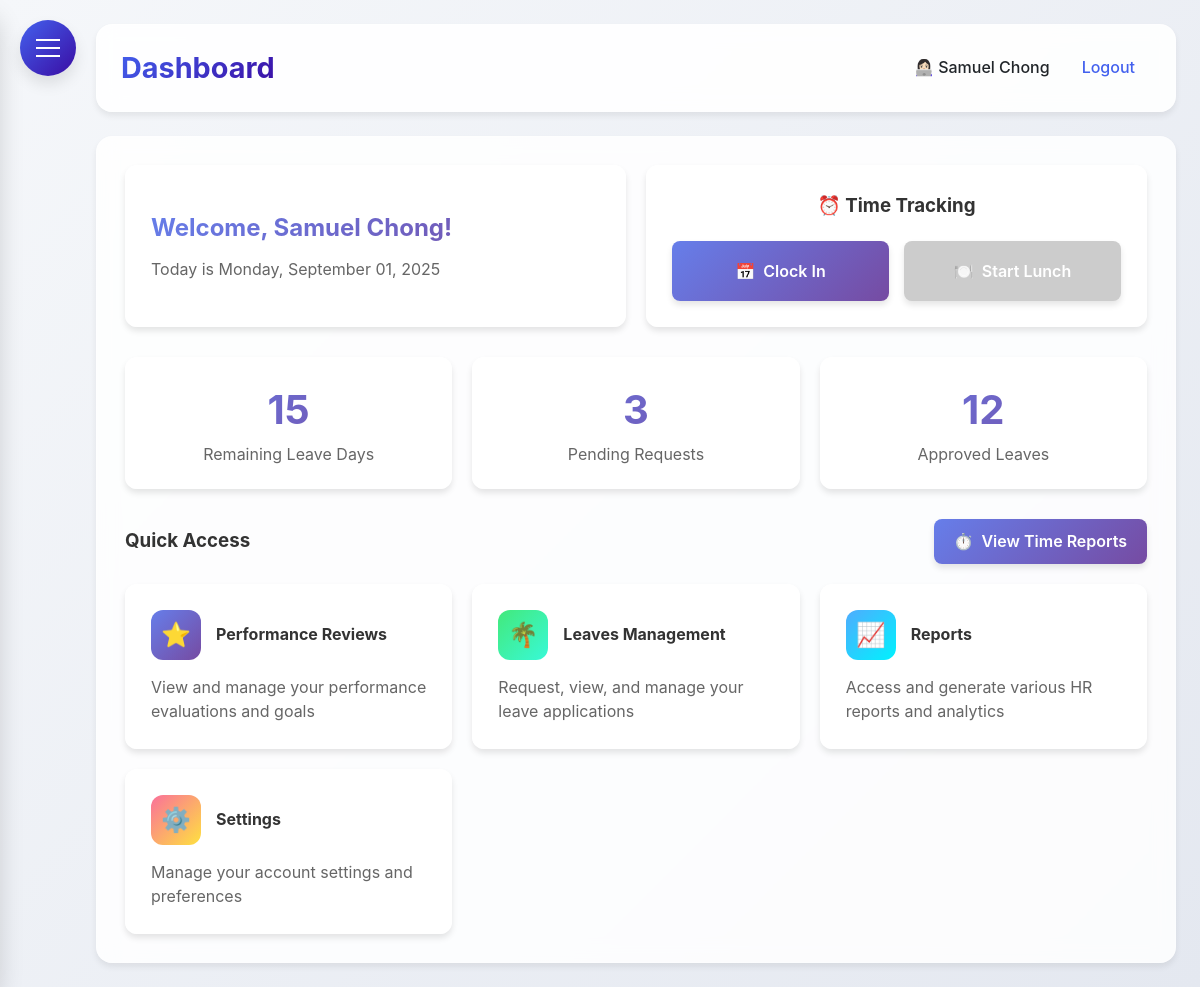
Page /dashboard (signed in) on the earlier database version.
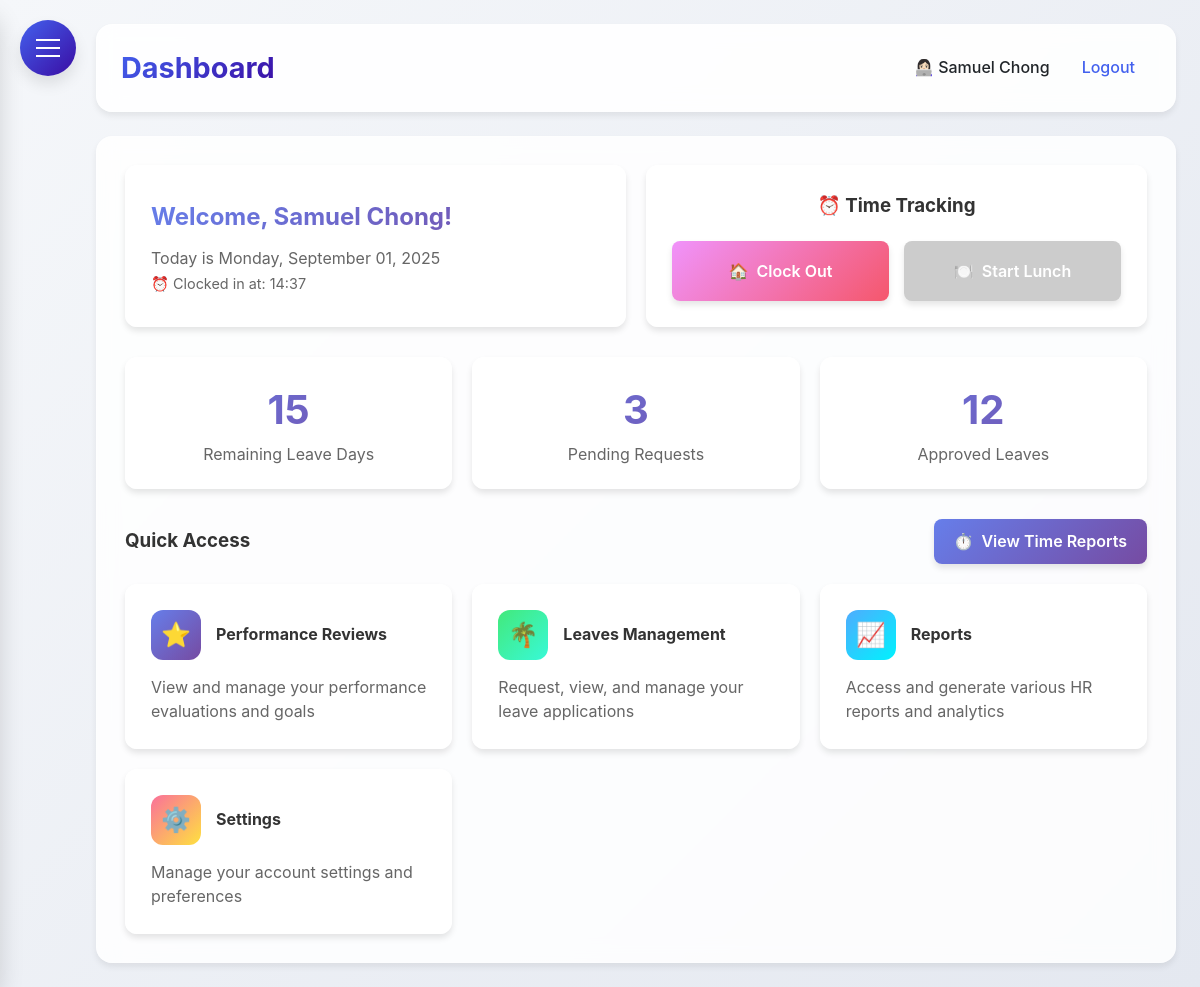
Same page on the later database version.
### HerculesSystem.py (models this page shows, shortened)
class Employee(UserMixin, db.Model):
    id = db.Column(db.Integer, primary_key=True)
    username = db.Column(db.String(80), unique=True, nullable=False)
    password = db.Column(db.String(120), nullable=False)
    full_name = db.Column(db.String(120), nullable=False)
    email = db.Column(db.String(120), unique=True, nullable=False)
    department = db.Column(db.String(80))
    position = db.Column(db.String(80))
    hire_date = db.Column(db.Date)
    is_admin = db.Column(db.Boolean, default=False)
    user_type = db.Column(db.String(20), default='employee')  # admin, supervisor, office, factory
    last_clock_in = db.Column(db.DateTime)
    last_clock_out = db.Column(db.DateTime)
    last_lunch_start = db.Column(db.DateTime)
    last_lunch_end = db.Column(db.DateTime)

### HerculesSystem.py (the view)
@app.route('/dashboard')
@login_required
def dashboard():
    form = TimeTrackingForm()
    if current_user.user_type == 'factory':
        return render_template('factory_dashboard.html', form=form)
    return render_template('dashboard.html', form=form)

### HerculesSystem.py (called while the page is built)
@app.after_request
def add_security_headers(response):
    response.headers['Permissions-Policy'] = 'geolocation=()'
    return response

@login_manager.user_loader
def load_user(user_id):
    return db.session.get(Employee, int(user_id))

@app.context_processor
def inject_now():
    return {'now': datetime.utcnow()}

@app.before_request
def before_request():
    if request.url.startswith('https://'):
        new_url = request.url.replace('https://', 'http://', 1)
        return redirect(new_url, code=301)

### templates/dashboard.html (shortened to what the changed rows need)
{% extends "base.html" %}
{% block content %}
<div class="dashboard-container">
    <div class="dashboard-top-row">
        <div class="welcome-section glass">
            <h2>Welcome, {{ current_user.full_name }}!</h2>
            <p>Today is {{ now.strftime('%A, %B %d, %Y') }}</p>
            {% if current_user.last_clock_in and current_user.last_clock_in.date() == now.date() %}
            <p class="clock-in-time">
                ⏰ Clocked in at: {{ current_user.last_clock_in.strftime('%H:%M') }}
            </p>
            {% endif %}
        </div>
        <div class="time-tracking-section glass">
            <div class="time-tracking-grid">
                <form id="timeTrackingForm" method="POST" action="{{ url_for('time_tracking') }}">
                    {% if not current_user.last_clock_in or current_user.last_clock_in.date() != now.date() %}
                    <button type="button" data-action="clock_in" class="time-btn btn-primary" id="clockButton">
                        <span class="btn-icon">📅</span>
                        <span class="btn-text">Clock In</span>
                    </button>
                    {% else %}
                    <button type="button" data-action="clock_out" class="time-btn btn-danger" id="clockButton">
                        <span class="btn-icon">🏠</span>
                        <span class="btn-text">Clock Out</span>
                    </button>
                    {% endif %}
                </form>
            </div>
        </div>
    </div>
</div>
{% endblock %}

### templates/base.html (shortened to what this page needs)
<!DOCTYPE html>
<html lang="en">
<head>
</head>
<body>
    <div class="hamburger-menu" id="hamburgerMenu">
        <span></span>
    </div>
    <div class="main-content" id="mainContent">
        <div class="header">
            <h1>{% block header %}Hercules HR{% endblock %}</h1>
            <div class="user-info">
                {% if current_user.is_authenticated %}
                <span>👩🏻‍💻 {{ current_user.full_name }}</span>
                <a href="{{ url_for('logout') }}">Logout</a>
                {% else %}
                <a href="{{ url_for('login') }}">Login</a>
                {% endif %}
            </div>
        </div>
        <div class="content">
            {% block content %}{% endblock %}
        </div>
    </div>
</body>
</html>

Differences in the rows shown:
changed Employee "Samuel Chong": last_clock_in (not shown) → "14:37"
Other differences:
text no longer shown: "📅 Clock In"
text now shown: "⏰ Clocked in at: 🏠 Clock Out"
